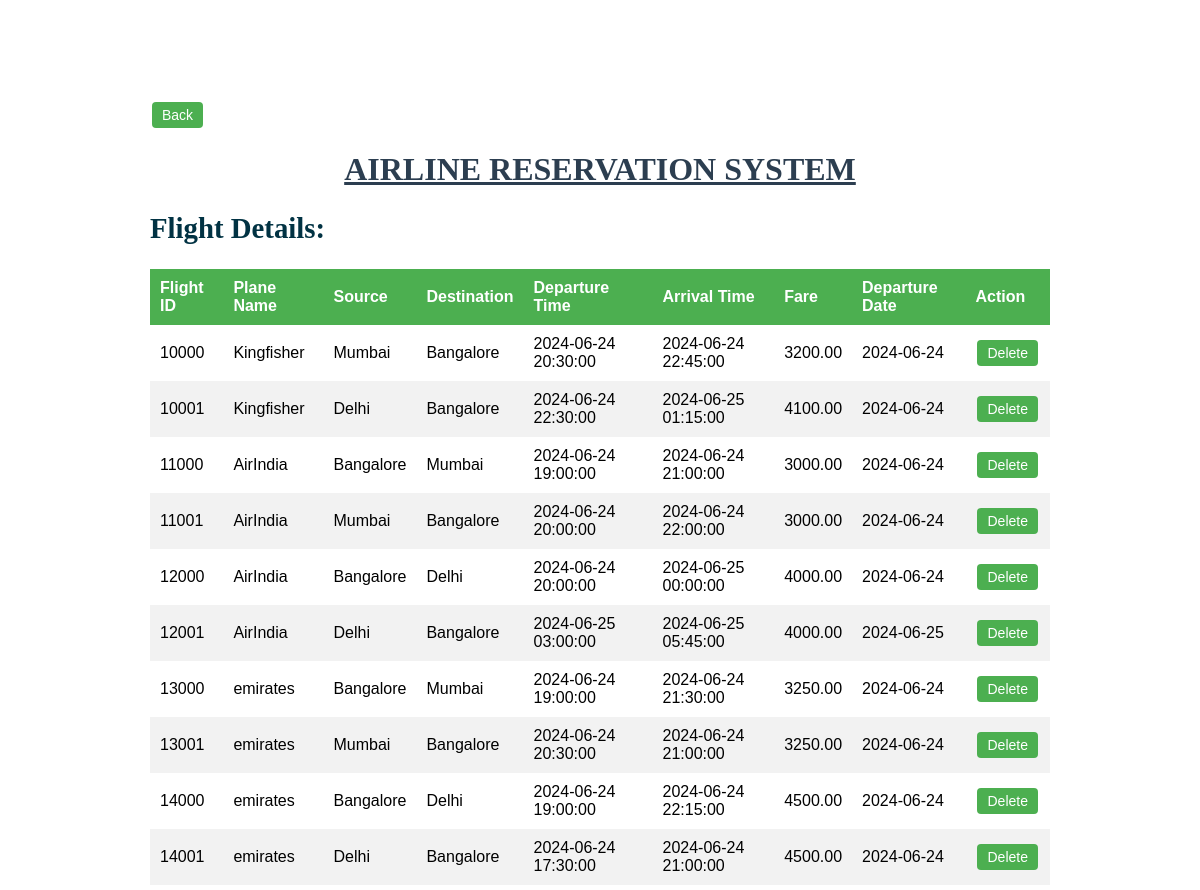
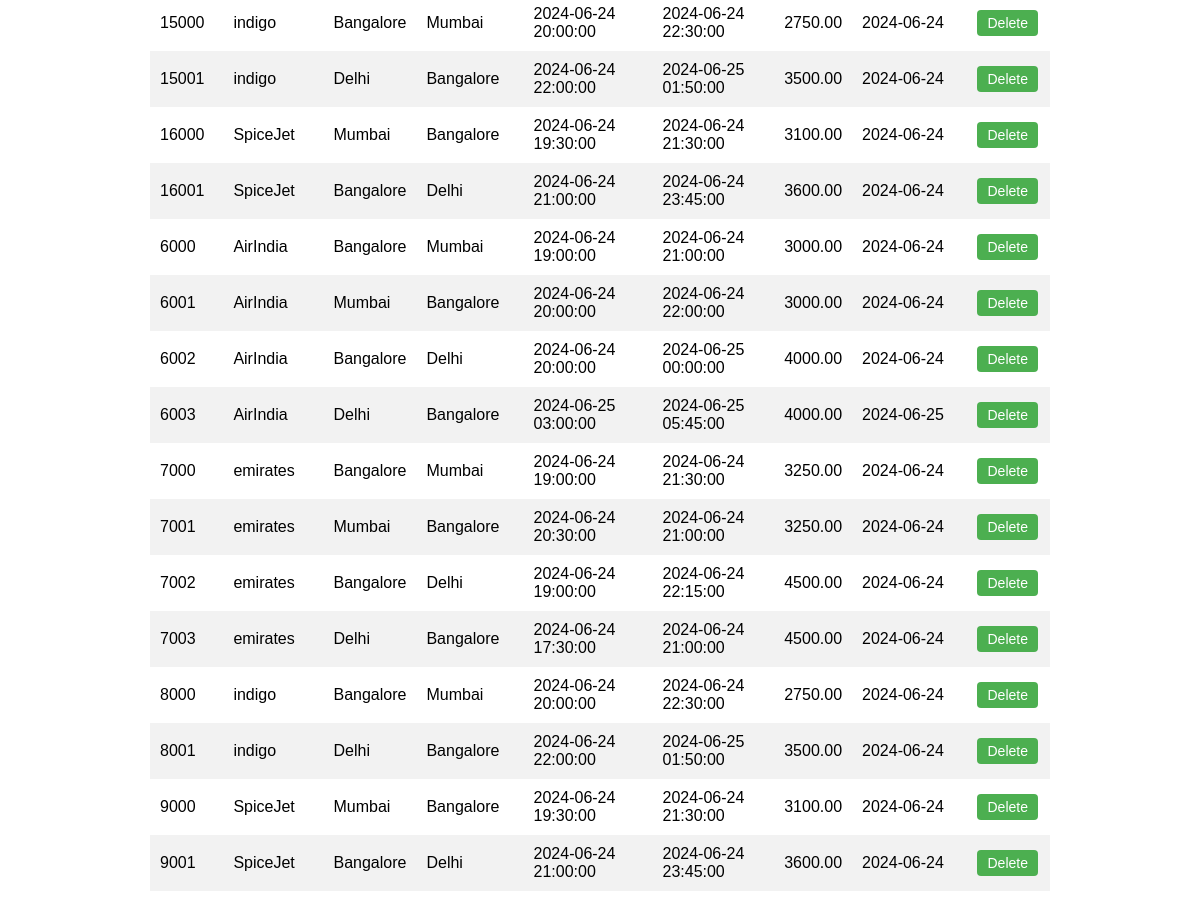
/viewflights.php, run on the app's committed database (2 pictures, top to bottom).
### tables this page shows
CREATE TABLE IF NOT EXISTS `aircraft` (
  `Flight_ID` varchar(20) NOT NULL,
  `Dep_Time` datetime NOT NULL,
  `Arr_Time` datetime DEFAULT NULL,
  `Plane_Name` varchar(20) DEFAULT NULL,
  `Src` varchar(20) DEFAULT NULL,
  `Dstn` varchar(20) DEFAULT NULL,
  `Fare` decimal(10,2) DEFAULT NULL,
  `Dep_Date` date DEFAULT NULL,
  `Flight_Status` varchar(20) DEFAULT 'Scheduled',
  PRIMARY KEY (`Flight_ID`, `Dep_Time`),
  KEY `Plane_Name` (`Plane_Name`),
  CONSTRAINT `fk_aircraft_planes` FOREIGN KEY (`Plane_Name`) REFERENCES `planes` (`Plane_Name`) ON DELETE CASCADE ON UPDATE CASCADE
);

### viewflights.php (the view, shortened to what this page needs)
<!DOCTYPE html>
<html lang="en">
<head>
</head>
<body>
<form action="adminhome.php">
        <button type="submit" class="button">Back</button>
    </form>
    <h1>AIRLINE RESERVATION SYSTEM</h1>
    <h2>Flight Details:</h2>
    <table>
        <thead>
            <tr>
                <th>Flight ID</th>
                <th>Plane Name</th>
                <th>Source</th>
                <th>Destination</th>
                <th>Departure Time</th>
                <th>Arrival Time</th>
                <th>Fare</th>
                <th>Departure Date</th>
                <th>Action</th>
            </tr>
        </thead>
        <tbody>
            <?php
            $con = mysqli_connect("localhost", "root", "", "airline", 3307);
            $query = "SELECT * FROM aircraft";
            $result = mysqli_query($con, $query);
            while ($row = mysqli_fetch_array($result)) {
                echo "<tr>";
                echo "<td>".$row['Flight_ID']."</td>";
                echo "<td>".$row['Plane_Name']."</td>";
                echo "<td>".$row['Src']."</td>";
                echo "<td>".$row['Dstn']."</td>";
                echo "<td>".$row['Dep_Time']."</td>";
                echo "<td>".$row['Arr_Time']."</td>";
                echo "<td>".$row['Fare']."</td>";
                echo "<td>".$row['Dep_Date']."</td>";
                echo '<td><a href="deleteflights.php?Flight_ID='.$row['Flight_ID'].'"><button class="button">Delete</button></a></td>';
                echo "</tr>";
            }
            ?>
        </tbody>
    </table>
</body>
</html>

### viewflights.php (style rules this page uses)
body { font-family: 'Yantramanav', sans-serif; margin: 100px 150px; }
h1 { color: #2C3E50; font-family: verdana; font-size: 2em; text-align: center; text-decoration: underline; }
h2 { color: #013243; font-family: verdana; font-size: 1.8em; }
table { border-collapse: collapse; width: 100%; margin-top: 20px; }
th, td { padding: 10px; text-align: left; }
th { background-color: #4CAF50; color: white; }
tr:nth-child(even) { background-color: #f2f2f2; }
.button { background-color: #4CAF50; color: white; border: none; padding: 5px 10px; text-align: center; text-decoration: none; display: inline-block; font-size: 14px; margin: 2px; cursor: pointer; border-radius: 4px; }

### data on the page
aircraft: Flight_ID "10000", Plane_Name "Kingfisher", Src "Mumbai", Dstn "Bangalore", Dep_Time "2024-06-24 20:30:00", Arr_Time "2024-06-24 22:45:00", Fare "3200.00", Dep_Date "2024-06-24"
aircraft: Flight_ID "10001", Plane_Name "Kingfisher", Src "Delhi", Dstn "Bangalore", Dep_Time "2024-06-24 22:30:00", Arr_Time "2024-06-25 01:15:00", Fare "4100.00", Dep_Date "2024-06-24"
aircraft: Flight_ID "11000", Plane_Name "AirIndia", Src "Bangalore", Dstn "Mumbai", Dep_Time "2024-06-24 19:00:00", Arr_Time "2024-06-24 21:00:00", Fare "3000.00", Dep_Date "2024-06-24"
aircraft: Flight_ID "11001", Plane_Name "AirIndia", Src "Mumbai", Dstn "Bangalore", Dep_Time "2024-06-24 20:00:00", Arr_Time "2024-06-24 22:00:00", Fare "3000.00", Dep_Date "2024-06-24"
aircraft: Flight_ID "12000", Plane_Name "AirIndia", Src "Bangalore", Dstn "Delhi", Dep_Time "2024-06-24 20:00:00", Arr_Time "2024-06-25 00:00:00", Fare "4000.00", Dep_Date "2024-06-24"
aircraft: Flight_ID "12001", Plane_Name "AirIndia", Src "Delhi", Dstn "Bangalore", Dep_Time "2024-06-25 03:00:00", Arr_Time "2024-06-25 05:45:00", Fare "4000.00", Dep_Date "2024-06-25"
aircraft: Flight_ID "13000", Plane_Name "emirates", Src "Bangalore", Dstn "Mumbai", Dep_Time "2024-06-24 19:00:00", Arr_Time "2024-06-24 21:30:00", Fare "3250.00", Dep_Date "2024-06-24"
aircraft: Flight_ID "13001", Plane_Name "emirates", Src "Mumbai", Dstn "Bangalore", Dep_Time "2024-06-24 20:30:00", Arr_Time "2024-06-24 21:00:00", Fare "3250.00", Dep_Date "2024-06-24"
aircraft: Flight_ID "14000", Plane_Name "emirates", Src "Bangalore", Dstn "Delhi", Dep_Time "2024-06-24 19:00:00", Arr_Time "2024-06-24 22:15:00", Fare "4500.00", Dep_Date "2024-06-24"
aircraft: Flight_ID "14001", Plane_Name "emirates", Src "Delhi", Dstn "Bangalore", Dep_Time "2024-06-24 17:30:00", Arr_Time "2024-06-24 21:00:00", Fare "4500.00", Dep_Date "2024-06-24"
aircraft: Flight_ID "15000", Plane_Name "indigo", Src "Bangalore", Dstn "Mumbai", Dep_Time "2024-06-24 20:00:00", Arr_Time "2024-06-24 22:30:00", Fare "2750.00", Dep_Date "2024-06-24"
aircraft: Flight_ID "15001", Plane_Name "indigo", Src "Delhi", Dstn "Bangalore", Dep_Time "2024-06-24 22:00:00", Arr_Time "2024-06-25 01:50:00", Fare "3500.00", Dep_Date "2024-06-24"
aircraft: Flight_ID "16000", Plane_Name "SpiceJet", Src "Mumbai", Dstn "Bangalore", Dep_Time "2024-06-24 19:30:00", Arr_Time "2024-06-24 21:30:00", Fare "3100.00", Dep_Date "2024-06-24"
aircraft: Flight_ID "16001", Plane_Name "SpiceJet", Src "Bangalore", Dstn "Delhi", Dep_Time "2024-06-24 21:00:00", Arr_Time "2024-06-24 23:45:00", Fare "3600.00", Dep_Date "2024-06-24"
aircraft: Flight_ID "6000", Plane_Name "AirIndia", Src "Bangalore", Dstn "Mumbai", Dep_Time "2024-06-24 19:00:00", Arr_Time "2024-06-24 21:00:00", Fare "3000.00", Dep_Date "2024-06-24"
aircraft: Flight_ID "6001", Plane_Name "AirIndia", Src "Mumbai", Dstn "Bangalore", Dep_Time "2024-06-24 20:00:00", Arr_Time "2024-06-24 22:00:00", Fare "3000.00", Dep_Date "2024-06-24"
aircraft: Flight_ID "6002", Plane_Name "AirIndia", Src "Bangalore", Dstn "Delhi", Dep_Time "2024-06-24 20:00:00", Arr_Time "2024-06-25 00:00:00", Fare "4000.00", Dep_Date "2024-06-24"
aircraft: Flight_ID "6003", Plane_Name "AirIndia", Src "Delhi", Dstn "Bangalore", Dep_Time "2024-06-25 03:00:00", Arr_Time "2024-06-25 05:45:00", Fare "4000.00", Dep_Date "2024-06-25"
aircraft: Flight_ID "7000", Plane_Name "emirates", Src "Bangalore", Dstn "Mumbai", Dep_Time "2024-06-24 19:00:00", Arr_Time "2024-06-24 21:30:00", Fare "3250.00", Dep_Date "2024-06-24"
aircraft: Flight_ID "7001", Plane_Name "emirates", Src "Mumbai", Dstn "Bangalore", Dep_Time "2024-06-24 20:30:00", Arr_Time "2024-06-24 21:00:00", Fare "3250.00", Dep_Date "2024-06-24"
aircraft: Flight_ID "7002", Plane_Name "emirates", Src "Bangalore", Dstn "Delhi", Dep_Time "2024-06-24 19:00:00", Arr_Time "2024-06-24 22:15:00", Fare "4500.00", Dep_Date "2024-06-24"
aircraft: Flight_ID "7003", Plane_Name "emirates", Src "Delhi", Dstn "Bangalore", Dep_Time "2024-06-24 17:30:00", Arr_Time "2024-06-24 21:00:00", Fare "4500.00", Dep_Date "2024-06-24"
aircraft: Flight_ID "8000", Plane_Name "indigo", Src "Bangalore", Dstn "Mumbai", Dep_Time "2024-06-24 20:00:00", Arr_Time "2024-06-24 22:30:00", Fare "2750.00", Dep_Date "2024-06-24"
aircraft: Flight_ID "8001", Plane_Name "indigo", Src "Delhi", Dstn "Bangalore", Dep_Time "2024-06-24 22:00:00", Arr_Time "2024-06-25 01:50:00", Fare "3500.00", Dep_Date "2024-06-24"
aircraft: Flight_ID "9000", Plane_Name "SpiceJet", Src "Mumbai", Dstn "Bangalore", Dep_Time "2024-06-24 19:30:00", Arr_Time "2024-06-24 21:30:00", Fare "3100.00", Dep_Date "2024-06-24"
aircraft: Flight_ID "9001", Plane_Name "SpiceJet", Src "Bangalore", Dstn "Delhi", Dep_Time "2024-06-24 21:00:00", Arr_Time "2024-06-24 23:45:00", Fare "3600.00", Dep_Date "2024-06-24"
